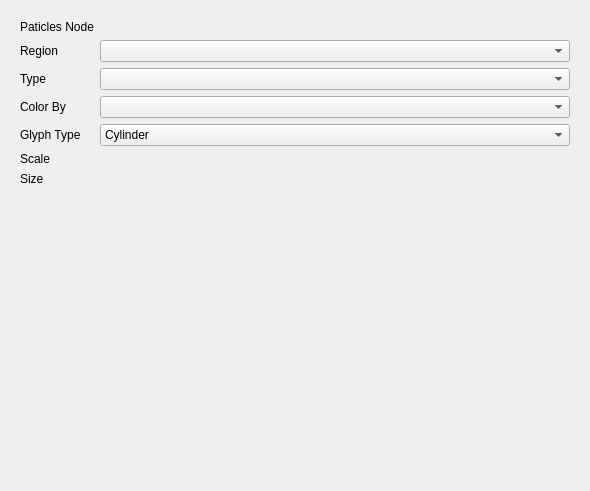
<?xml version="1.0" encoding="UTF-8"?>
<ui version="4.0">
 <class>qSlicerParticlesDisplayModuleWidget</class>
 <widget class="qSlicerWidget" name="qSlicerParticlesDisplayModuleWidget">
  <property name="geometry">
   <rect>
    <x>0</x>
    <y>0</y>
    <width>590</width>
    <height>491</height>
   </rect>
  </property>
  <property name="windowTitle">
   <string>Form</string>
  </property>
  <layout class="QVBoxLayout" name="verticalLayout">
   <item>
    <widget class="ctkCollapsibleButton" name="CTKCollapsibleButton" native="true">
     <property name="text" stdset="0">
      <string>Parameters</string>
     </property>
     <layout class="QFormLayout" name="formLayout">
      <property name="fieldGrowthPolicy">
       <enum>QFormLayout::AllNonFixedFieldsGrow</enum>
      </property>
      <item row="0" column="0">
       <widget class="QLabel" name="label">
        <property name="maximumSize">
         <size>
          <width>120</width>
          <height>27</height>
         </size>
        </property>
        <property name="text">
         <string>Paticles Node</string>
        </property>
       </widget>
      </item>
      <item row="0" column="1">
       <widget class="qMRMLNodeComboBox" name="InputModelComboBox" native="true">
        <property name="maximumSize">
         <size>
          <width>300</width>
          <height>27</height>
         </size>
        </property>
        <property name="nodeTypes" stdset="0">
         <stringlist>
          <string>vtkMRMLParticlesNode</string>
         </stringlist>
        </property>
        <property name="addEnabled" stdset="0">
         <bool>false</bool>
        </property>
       </widget>
      </item>
      <item row="1" column="0">
       <widget class="QLabel" name="label_2">
        <property name="text">
         <string>Region</string>
        </property>
       </widget>
      </item>
      <item row="1" column="1">
       <widget class="QComboBox" name="RegionComboBox">
        <property name="maxVisibleItems">
         <number>20</number>
        </property>
       </widget>
      </item>
      <item row="2" column="0">
       <widget class="QLabel" name="label_3">
        <property name="text">
         <string>Type</string>
        </property>
       </widget>
      </item>
      <item row="2" column="1">
       <widget class="QComboBox" name="TypeComboBox"/>
      </item>
      <item row="3" column="0">
       <widget class="QLabel" name="label_4">
        <property name="text">
         <string>Color By</string>
        </property>
       </widget>
      </item>
      <item row="3" column="1">
       <widget class="QComboBox" name="ColorComboBox"/>
      </item>
      <item row="4" column="0">
       <widget class="QLabel" name="label_5">
        <property name="text">
         <string>Glyph Type</string>
        </property>
       </widget>
      </item>
      <item row="4" column="1">
       <widget class="QComboBox" name="GlyphTypeComboBox">
        <item>
         <property name="text">
          <string>Cylinder</string>
         </property>
        </item>
        <item>
         <property name="text">
          <string>Sphere</string>
         </property>
        </item>
       </widget>
      </item>
      <item row="6" column="0">
       <widget class="QLabel" name="scaleLabel">
        <property name="text">
         <string>Scale </string>
        </property>
       </widget>
      </item>
      <item row="6" column="1">
       <widget class="ctkSliderWidget" name="ParticlesScaleSlider" native="true">
        <property name="singleStep" stdset="0">
         <double>0.200000000000000</double>
        </property>
        <property name="maximum" stdset="0">
         <double>10.000000000000000</double>
        </property>
        <property name="value" stdset="0">
         <double>1.000000000000000</double>
        </property>
       </widget>
      </item>
      <item row="7" column="0">
       <widget class="QLabel" name="sizeLabel">
        <property name="text">
         <string>Size </string>
        </property>
       </widget>
      </item>
      <item row="7" column="1">
       <widget class="ctkSliderWidget" name="ParticlesSizeSlider" native="true">
        <property name="singleStep" stdset="0">
         <double>0.100000000000000</double>
        </property>
        <property name="maximum" stdset="0">
         <double>10.000000000000000</double>
        </property>
        <property name="value" stdset="0">
         <double>0.400000000000000</double>
        </property>
       </widget>
      </item>
     </layout>
    </widget>
   </item>
   <item>
    <spacer name="verticalSpacer">
     <property name="orientation">
      <enum>Qt::Vertical</enum>
     </property>
     <property name="sizeType">
      <enum>QSizePolicy::Expanding</enum>
     </property>
     <property name="sizeHint" stdset="0">
      <size>
       <width>20</width>
       <height>50</height>
      </size>
     </property>
    </spacer>
   </item>
  </layout>
 </widget>
 <customwidgets>
  <customwidget>
   <class>qMRMLNodeComboBox</class>
   <extends>QWidget</extends>
   <header>qMRMLNodeComboBox.h</header>
   <container>1</container>
  </customwidget>
  <customwidget>
   <class>qSlicerWidget</class>
   <extends>QWidget</extends>
   <header>qSlicerWidget.h</header>
   <container>1</container>
  </customwidget>
  <customwidget>
   <class>ctkCollapsibleButton</class>
   <extends>QWidget</extends>
   <header>ctkCollapsibleButton.h</header>
   <container>1</container>
  </customwidget>
  <customwidget>
   <class>ctkSliderWidget</class>
   <extends>QWidget</extends>
   <header>ctksliderwidget.h</header>
  </customwidget>
 </customwidgets>
 <resources/>
 <connections>
  <connection>
   <sender>qSlicerParticlesDisplayModuleWidget</sender>
   <signal>mrmlSceneChanged(vtkMRMLScene*)</signal>
   <receiver>InputModelComboBox</receiver>
   <slot>setMRMLScene(vtkMRMLScene*)</slot>
   <hints>
    <hint type="sourcelabel">
     <x>262</x>
     <y>159</y>
    </hint>
    <hint type="destinationlabel">
     <x>331</x>
     <y>59</y>
    </hint>
   </hints>
  </connection>
 </connections>
</ui>
